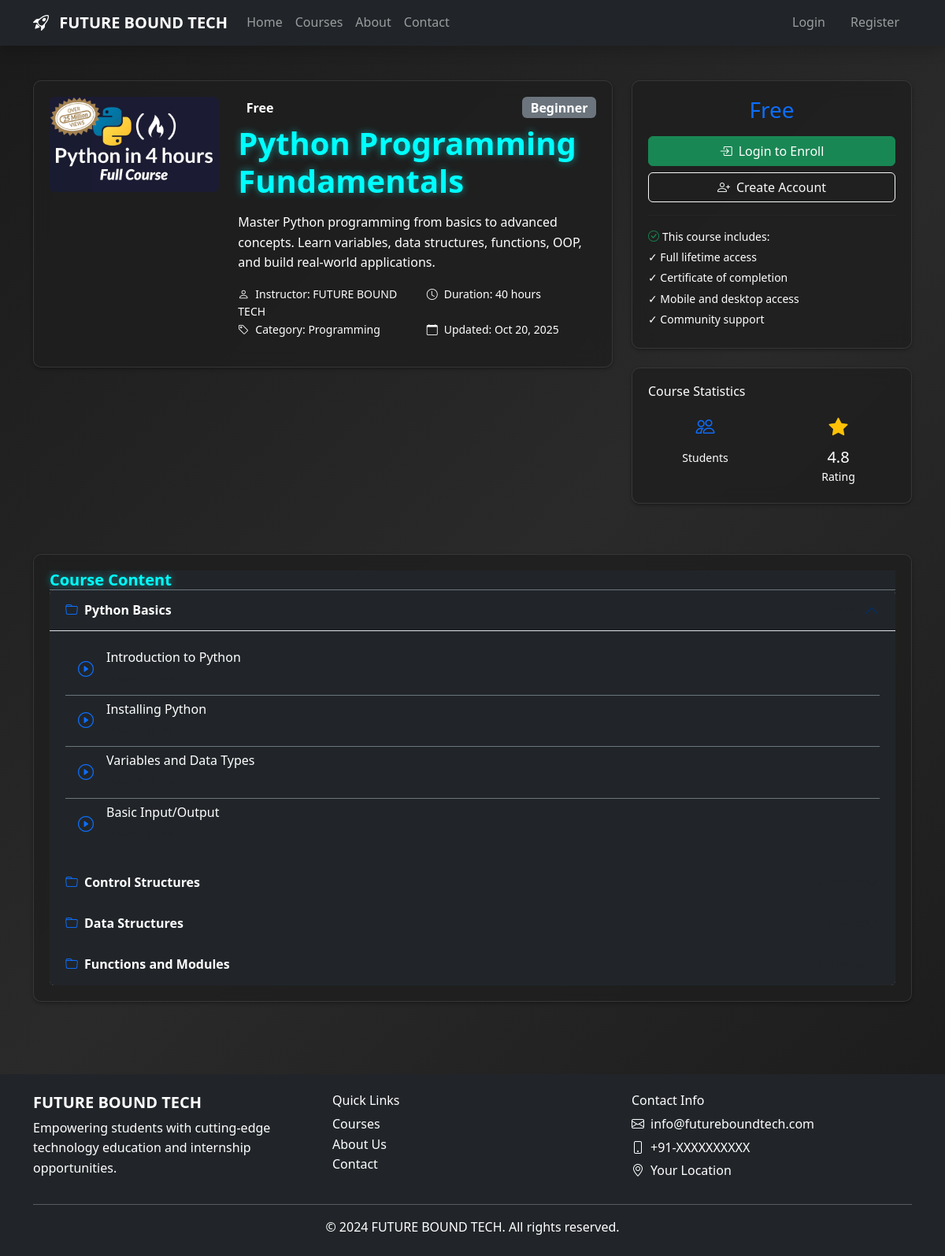
/courses/14/, run on the app's committed database.
### App2/models.py (models this page shows, shortened)
class Course(models.Model):
    COURSE_TYPES = [
        ('free', 'Free'),
        ('premium', 'Premium'),
    ]
    CATEGORY_TYPES = [
        ('knowledge', 'Knowledge Course'),
        ('internship', 'Internship'),
        ('project', 'Project'),
        ('specialization', 'Specialization'),
    ]
    title = models.CharField(max_length=200)
    slug = models.SlugField(unique=True, blank=True)
    description = models.TextField()
    short_description = models.CharField(max_length=300)
    thumbnail = models.ImageField(upload_to='courses/thumbnails/')
    cover_image = models.ImageField(upload_to='courses/covers/', blank=True, null=True)
    course_type = models.CharField(max_length=10, choices=COURSE_TYPES, default='free')
    price = models.DecimalField(max_digits=10, decimal_places=2, default=0.00)
    category = models.CharField(max_length=20, choices=CATEGORY_TYPES, default='knowledge')
    level = models.CharField(max_length=50, choices=[
        ('beginner', 'Beginner'),
        ('intermediate', 'Intermediate'),
        ('advanced', 'Advanced')
    ], default='beginner')
    duration_hours = models.PositiveIntegerField(default=0)
    instructor = models.CharField(max_length=100)
    prerequisites = models.TextField(blank=True)
    learning_objectives = models.TextField(blank=True)
    is_active = models.BooleanField(default=True)
    created_at = models.DateTimeField(default=timezone.now)
    updated_at = models.DateTimeField(auto_now=True)

class Module(models.Model):
    course = models.ForeignKey(Course, related_name='modules', on_delete=models.CASCADE)
    title = models.CharField(max_length=200)
    description = models.TextField(blank=True)
    order = models.PositiveIntegerField(default=0)
    is_active = models.BooleanField(default=True)
    created_at = models.DateTimeField(default=timezone.now)
    class Meta:
        ordering = ['order']
        unique_together = ['course', 'order']

class Lesson(models.Model):
    CONTENT_TYPES = [
        ('video', 'Video'),
        ('text', 'Text/PDF'),
        ('quiz', 'Quiz'),
        ('assignment', 'Assignment'),
    ]
    module = models.ForeignKey(Module, related_name='lessons', on_delete=models.CASCADE)
    title = models.CharField(max_length=200)
    description = models.TextField(blank=True)
    content_type = models.CharField(max_length=20, choices=CONTENT_TYPES, default='video')
    content_file = models.FileField(upload_to='lessons/content/', blank=True, null=True)
    video_url = models.URLField(blank=True, help_text="YouTube or Vimeo URL")
    text_content = models.TextField(blank=True)
    duration_minutes = models.PositiveIntegerField(default=0)
    order = models.PositiveIntegerField(default=0)
    is_preview = models.BooleanField(default=False)
    is_active = models.BooleanField(default=True)
    created_at = models.DateTimeField(default=timezone.now)
    class Meta:
        ordering = ['order']
        unique_together = ['module', 'order']

### App2/views.py (the view)
# urls.py: path('courses/<int:pk>/', CourseDetailView.as_view(), name='course_detail'),
class CourseDetailView(DetailView):
    model = Course
    template_name = 'courses/course_detail.html'
    context_object_name = 'course'
    def get_context_data(self, **kwargs):
        context = super().get_context_data(**kwargs)
        course = self.object
        if self.request.user.is_authenticated:
            enrollment = Enrollment.objects.filter(user=self.request.user, course=course).first()
            context['enrollment'] = enrollment
            context['is_enrolled'] = enrollment is not None
        context['reviews'] = Review.objects.filter(course=course)
        context['average_rating'] = context['reviews'].aggregate(Avg('rating'))['rating__avg'] or 0
        context['modules'] = course.modules.filter(is_active=True).prefetch_related('lessons')
        return context

### templates/courses/course_detail.html (shortened to what this page needs)
{% extends 'base.html' %}
{% load static %}
{% block content %}
<div class="container py-4">
    <div class="row mb-4">
        <div class="col-lg-8">
            <div class="cyber-card">
                <div class="card-body">
                    <div class="row">
                        <div class="col-md-4 mb-3">
                            {% if course.thumbnail %}
                            <img src="{{ course.thumbnail.url }}" class="img-fluid rounded" alt="{{ course.title }}">
                            {% else %}
                            <div class="bg-primary text-white d-flex align-items-center justify-content-center rounded"
                                 style="height: 200px;">
                                <i class="bi bi-book display-4"></i>
                            </div>
                            {% endif %}
                        </div>
                        <div class="col-md-8">
                            <div class="d-flex justify-content-between align-items-start mb-2">
                                <span class="badge bg-{{ course.course_type|lower }}-subtle text-{{ course.course_type|lower }} fs-6">
                                    {{ course.course_type|title }}
                                </span>
                                <span class="badge bg-secondary fs-6">{{ course.level|title }}</span>
                            </div>
                            <h1 class="neon-glow mb-3">{{ course.title }}</h1>
                            <p class="text-light mb-3">{{ course.description }}</p>
                            <div class="row mb-3">
                                <div class="col-sm-6">
                                    <small class="text-light d-block">
                                        <i class="bi bi-person me-2"></i>Instructor: {{ course.instructor }}
                                    </small>
                                </div>
                                <div class="col-sm-6">
                                    <small class="text-light d-block">
                                        <i class="bi bi-clock me-2"></i>Duration: {{ course.duration_hours }} hours
                                    </small>
                                </div>
                                <div class="col-sm-6">
                                    <small class="text-light d-block">
                                        <i class="bi bi-tag me-2"></i>Category: {{ course.category }}
                                    </small>
                                </div>
                                <div class="col-sm-6">
                                    <small class="text-light d-block">
                                        <i class="bi bi-calendar me-2"></i>Updated: {{ course.updated_at|date:"M d, Y" }}
                                    </small>
                                </div>
                            </div>
                        </div>
                    </div>
                </div>
            </div>
        </div>
        <div class="col-lg-4">
            <div class="cyber-card mb-4">
                <div class="card-body text-center">
                    <div class="mb-3">
                        <h3 class="text-primary mb-0">
                            {% if course.course_type == 'free' %}
                            Free
                            {% else %}
                            ₹{{ course.price }}
                            {% endif %}
                        </h3>
                    </div>
                    {% if user.is_authenticated %}
                        {% if is_enrolled %}
                        <div class="mb-3">
                            <span class="badge bg-success fs-6 mb-2">Already Enrolled</span>
                            <p class="text-light small mb-3">Continue your learning journey</p>
                        </div>
                        <a href="{% url 'course_progress' enrollment.id %}" class="btn btn-custom w-100 mb-2">
                            <i class="bi bi-play-circle me-2"></i>Continue Learning
                        </a>
                        {% else %}
                        <a href="{% url 'enroll_course' course.pk %}" class="btn btn-success w-100 mb-2">
                            <i class="bi bi-plus-circle me-2"></i>Enroll Now
                        </a>
                        {% endif %}
                    {% else %}
                    <a href="{% url 'login' %}?next={{ request.path }}" class="btn btn-success w-100 mb-2">
                        <i class="bi bi-box-arrow-in-right me-2"></i>Login to Enroll
                    </a>
                    <a href="{% url 'register' %}" class="btn btn-outline-light w-100">
                        <i class="bi bi-person-plus me-2"></i>Create Account
                    </a>
                    {% endif %}
                    <hr class="my-3" style="border-color: rgba(255,255,255,0.1);">
                    <div class="text-start">
                        <small class="text-light d-block mb-1">
                            <i class="bi bi-check-circle text-success me-1"></i>This course includes:
                        </small>
                        <small class="text-light d-block mb-1">✓ Full lifetime access</small>
                        <small class="text-light d-block mb-1">✓ Certificate of completion</small>
                        <small class="text-light d-block mb-1">✓ Mobile and desktop access</small>
                        <small class="text-light d-block mb-1">✓ Community support</small>
                    </div>
                </div>
            </div>
            <div class="cyber-card">
                <div class="card-body">
                    <h6 class="text-light mb-3">Course Statistics</h6>
                    <div class="row text-center">
                        <div class="col-6">
                            <div class="mb-2">
                                <i class="bi bi-people text-primary fs-4"></i>
                            </div>
                            <small class="text-light">Students</small>
                        </div>
                        <div class="col-6">
                            <div class="mb-2">
                                <i class="bi bi-star-fill text-warning fs-4"></i>
                            </div>
                            <h5 class="text-light mb-0">4.8</h5>
                            <small class="text-light">Rating</small>
                        </div>
                    </div>
                </div>
            </div>
        </div>
    </div>
    {% if modules %}
    <div class="row">
        <div class="col">
            <div class="cyber-card">
                <div class="card-header bg-dark border-bottom border-secondary">
                    <h5 class="mb-0 neon-glow">Course Content</h5>
                </div>
                <div class="card-body p-0">
                    <div class="accordion" id="courseContent">
                        {% for module in modules %}
                        <div class="accordion-item border-0">
                            <h2 class="accordion-header">
                                <button class="accordion-button {% if not forloop.first %}collapsed{% endif %} bg-dark text-light border-secondary"
                                        type="button" data-bs-toggle="collapse"
                                        data-bs-target="#module{{ module.id }}" aria-expanded="{% if forloop.first %}true{% else %}false{% endif %}">
                                    <div class="d-flex align-items-center w-100">
                                        <i class="bi bi-folder me-2 text-primary"></i>
                                        <span class="fw-bold">{{ module.title }}</span>
                                        <small class="text-muted ms-auto">{{ module.lessons.count }} lessons</small>
                                    </div>
                                </button>
                            </h2>
                            <div id="module{{ module.id }}"
                                 class="accordion-collapse collapse {% if forloop.first %}show{% endif %}"
                                 data-bs-parent="#courseContent">
                                <div class="accordion-body bg-dark">
                                    {% if module.lessons.all %}
                                    <div class="list-group list-group-flush">
                                        {% for lesson in module.lessons.all %}
                                        <div class="list-group-item bg-dark border-secondary text-light">
                                            <div class="d-flex align-items-center">
                                                <div class="flex-shrink-0 me-3">
                                                    {% if lesson.content_type == 'video' %}
                                                    <i class="bi bi-play-circle text-primary fs-5"></i>
                                                    {% elif lesson.content_type == 'text' %}
                                                    <i class="bi bi-file-text text-info fs-5"></i>
                                                    {% elif lesson.content_type == 'quiz' %}
                                                    <i class="bi bi-question-circle text-warning fs-5"></i>
                                                    {% else %}
                                                    <i class="bi bi-file-earmark text-secondary fs-5"></i>
                                                    {% endif %}
                                                </div>
                                                <div class="flex-grow-1">
                                                    <h6 class="mb-1 text-light">{{ lesson.title }}</h6>
                                                    <small class="text-muted">
                                                    </small>
                                                </div>
                                            </div>
                                        </div>
                                        {% endfor %}
                                    </div>
                                    {% else %}
                                    <p class="text-muted mb-0">No lessons available yet.</p>
                                    {% endif %}
                                </div>
                            </div>
                        </div>
                        {% endfor %}
                    </div>
                </div>
            </div>
        </div>
    </div>
    {% endif %}
</div>
{% endblock %}

### static/css/style.css (style rules this page uses)
body { background: linear-gradient(135deg, #1a1a1a 0%, #2a2a2a 50%, #1a1a1a 100%); background-attachment: fixed; color: #ffffff; font-family: 'Segoe UI', Tahoma, Geneva, Verdana, sans-serif; line-height: 1.6; margin: 0; padding: 0; }
.neon-glow { font-weight: bold; color: #00ffff; text-shadow: 0 0 10px rgba(0, 255, 255, 0.5); }
.cyber-card { background: rgba(30, 30, 30, 0.8); backdrop-filter: blur(10px); border: 1px solid rgba(255, 255, 255, 0.1); border-radius: 10px; padding: 20px; margin: 20px 0; position: relative; overflow: hidden; box-shadow: 0 2px 4px rgba(0,0,0,0.3); transition: all 0.3s ease; }
@media (max-width: 1200px) { .cyber-card { padding: 20px; } }
.text-light { color: #ffffff !important; }
html { scroll-behavior: smooth; }

### data on the page
Course: thumbnail (picture), course_type "Free", level "Beginner", title "Python Programming Fundamentals", description "Master Python programming from basics to advanced concepts. Learn variables, data structures, functions, OOP, and build real-world applications.", instructor "FUTURE BOUND TECH", duration_hours "40", category "Programming", updated_at "Oct 20, 2025"
Module: title "Python Basics"
Lesson: content_type "video" (drawn), title "Introduction to Python"
Lesson: content_type "video" (drawn), title "Installing Python"
Lesson: content_type "video" (drawn), title "Variables and Data Types"
Lesson: content_type "video" (drawn), title "Basic Input/Output"
Module: title "Control Structures"
Module: title "Data Structures"
Module: title "Functions and Modules"
